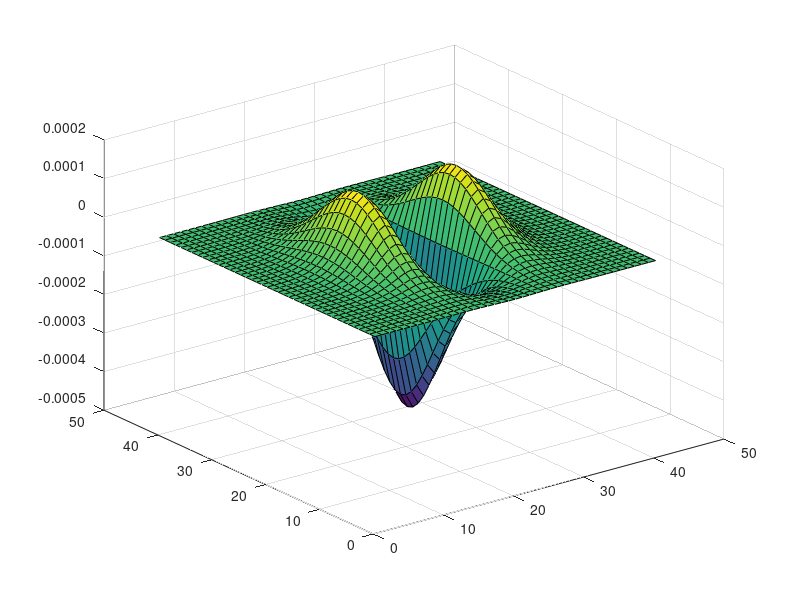

Write MATLAB code to recreate this figure. (Note: this script raises an error after producing the figure.)
%% 
% a) Choose sigma=4 and filter size = [6sig+1,6sig+1]. Since we need to rotate 
% the filter in part c, we generate a filter of larger size [10sig+1,10sig+1]. 
% This ensures that the rotated filters in c are of size [6sig+1,6sig+1] and have 
% valid values everywhere.

sig = 4;
n = 10*sig+1;
% generate 1D Gaussian
G = exp(-(-(n-1)/2:(n-1)/2).^2/(2*sig*sig));
% normalize 1D Gaussion
G = G/sum(G); 
% take second derivatives of the 1D Gaussian in the x-direction
Gxx = conv(G,[1,-2,1],"same"); 
% construct filter by repeat Gxx n times
F = repmat(Gxx, n, 1);
% show images
imagesc(F); colormap(gray); colorbar
surf((-(n-1)/2:(n-1)/2), (-(n-1)/2:(n-1)/2), F)
colormap("default")
%% 
% 
% 
% b) Choose sigma_y=6 (>4). Multiply entries of the above filter by a normalized 
% 1D Gaussian in the  y-direction with sigma_y

sig_y = 6;
G2 = exp(-(-(n-1)/2:(n-1)/2).^2/(2 *sig_y*sig_y));
G2 = G2/sum(G2);
F2 = diag(G2)*F;
imagesc(F2); colormap(gray); colorbar
surf(F2); colormap("default")
%% 
% c) I write the routine to create a rotated filter of size [6sig+1,6sig+1] 
% as a function "rotate", which acceptes four inputs--theta, filter width after 
% rotation, filter width before rotation and the original filter. It is defined 
% at the end.

% the 4 rotated filters have width 6sig+1
m = 6*sig+1;

% rotate by 0 degree
F2_rot0 = rotate(0,m,n,F2);
imagesc(F2_rot0); colormap(gray); colorbar
surf(F2_rot0); colormap("default")

% rotate by 45 degree
F2_rot45 = rotate(45,m,n,F2);
imagesc(F2_rot45); colormap(gray); colorbar
surf(F2_rot45); colormap("default")

% rotate by 90 degree
F2_rot90 = rotate(90,m,n,F2);
imagesc(F2_rot90); colormap(gray); colorbar
surf(F2_rot90); colormap("default")

% rotate by 135 degree
F2_rot135 = rotate(135,m,n,F2);
imagesc(F2_rot135); colormap(gray); colorbar
surf(F2_rot135); colormap("default")
%% 
% 
% 
% d) First filter the image with 4 rotated filters(0,45,90,135-degrees rotation). 
% 
% Second,  find the pixels at which there is a zero crossing in either the x 
% or y or  diagonal directions by comparing neighboring pixels and see where the 
% values have different sign.
% 
% At last I compose the 4 sets of egdes into one image.

% filter the image with 4 rotated filters and show the results
I = rgb2gray(imread('./skyscrapers.jpg'));

Ie_rot0 = conv2(I,F2_rot0,'valid');
imagesc(Ie_rot0); colormap(gray); colorbar

Ie_rot45 = conv2(I,F2_rot45,'valid');
imagesc(Ie_rot45); colormap(gray); colorbar

Ie_rot90 = conv2(I,F2_rot90,'valid');
imagesc(Ie_rot90); colormap(gray); colorbar

Ie_rot135 = conv2(I,F2_rot135,'valid');
imagesc(Ie_rot135); colormap(gray); colorbar

% find zero crossings for filter_rot0
zc_0 = (Ie_rot0 .* circshift(Ie_rot0,1,2) <= 0) | (Ie_rot0 .* circshift(Ie_rot0,1,1) <= 0) | (Ie_rot0 .* circshift(Ie_rot0,[1,1]) <= 0) | (Ie_rot0 .* circshift(Ie_rot0,[1,-1]) <= 0);
imshow(zc_0);

% find zero crossings for filter_rot45
zc_45 = (Ie_rot45 .* circshift(Ie_rot45,1,2) <= 0) | (Ie_rot45 .* circshift(Ie_rot45,1,1) <= 0) | (Ie_rot45 .* circshift(Ie_rot45,[1,1]) <= 0) | (Ie_rot45 .* circshift(Ie_rot45,[1,-1]) <= 0);
imshow(zc_45); colormap([0,0,0; 0,1,0])

% find zero crossings for filter_rot90
zc_90 = (Ie_rot90 .* circshift(Ie_rot90,1,2) <= 0) | (Ie_rot90 .* circshift(Ie_rot90,1,1) <= 0) | (Ie_rot90 .* circshift(Ie_rot90,[1,1]) <= 0) | (Ie_rot90 .* circshift(Ie_rot90,[1,-1]) <= 0);
imshow(zc_90); colormap([0,0,0; 1,0,0])

% find zero crossings for filter_rot135
zc_135 = (Ie_rot135 .* circshift(Ie_rot135,1,2) <= 0) | (Ie_rot135 .* circshift(Ie_rot135,1,1) <= 0) | (Ie_rot135 .* circshift(Ie_rot135,[1,1]) <= 0) | (Ie_rot135 .* circshift(Ie_rot135,[1,-1]) <= 0);
imshow(zc_135); colormap([0,0,0; 0,0,1])

% a composite of 4 sets of zero-crossings
zc = imfuse(zc_135, imfuse(zc_90, imfuse(zc_0,zc_45)));
imshow(zc);
%% 
% 
% 
% e) Generate a Laplacian of a Gaussian filter with sigma=6 and width=40 (40 
% is the width after rotation, so I generate a larger filter with width 57). Rotate 
% the filter by degree of 0,45,90 and 135, filter the image with the rotated filters, 
% and find zero-crossings respectively.
% 
% As the edge images shown, results in d) are quite different, edges in the 
% direction of the filter rotation are detected most since the filter we designed 
% is oriented. In comparasion, results in e) are quite similar. This somehow proves 
% that the Laplacian is rotation invariant.

% generate the LoG filter 
Log = fspecial('log',57,6);
imagesc(Log); colormap(gray); colorbar

% rotate LoG filter by 0 degree and find zero-crossings
Log_rot0 = rotate(0,40,57,Log);
Ie_log0 = conv2(I,Log_rot0,'valid');
zc_0 = (Ie_log0 .* circshift(Ie_log0,1,2) <= 0) | (Ie_log0 .* circshift(Ie_log0,1,1) <= 0) | (Ie_log0 .* circshift(Ie_log0,[1,1]) <= 0) | (Ie_log0 .* circshift(Ie_log0,[1,-1]) <= 0);
imshow(zc_0);

% rotate LoG filter by 45 degree and find zero-crossings
Log_rot45 = rotate(45,40,57,Log);
Ie_log45 = conv2(I,Log_rot45,'valid');
zc_45 = (Ie_log45 .* circshift(Ie_log45,1,2) <= 0) | (Ie_log45 .* circshift(Ie_log45,1,1) <= 0) | (Ie_log45 .* circshift(Ie_log45,[1,1]) <= 0) | (Ie_log45 .* circshift(Ie_log45,[1,-1]) <= 0);
imshow(zc_45); colormap([0,0,0; 0,1,0])

% rotate LoG filter by 90 degree and find zero-crossings
Log_rot90 = rotate(90,40,57,Log);
Ie_log90 = conv2(I,Log_rot90,'valid');
zc_90 = (Ie_log90 .* circshift(Ie_log90,1,2) <= 0) | (Ie_log90 .* circshift(Ie_log90,1,1) <= 0) | (Ie_log90 .* circshift(Ie_log90,[1,1]) <= 0) | (Ie_log90 .* circshift(Ie_log90,[1,-1]) <= 0);
imshow(zc_90); colormap([0,0,0; 1,0,0])

% rotate LoG filter 135 degree and find zero-crossings
Log_rot135 = rotate(135,40,57,Log);
Ie_log135 = conv2(I,Log_rot135,'valid');
zc_135 = (Ie_log135 .* circshift(Ie_log135,1,2) <= 0) | (Ie_log135 .* circshift(Ie_log135,1,1) <= 0) | (Ie_log135 .* circshift(Ie_log135,[1,1]) <= 0) | (Ie_log135 .* circshift(Ie_log135,[1,-1]) <= 0);
imshow(zc_135); colormap([0,0,0; 0,0,1])

% a composite of the 4 sets of zero crossings
zc = imfuse(zc_135, imfuse(zc_90, imfuse(zc_45,zc_0)));
imshow(zc);
%% 
% 
% 
% A function defined to rotate a 2D filter. 
% 
% Inputs: theta-rotation degree, n-filter width after rotation, n1-filter width 
% before rotation, F-the filter to be rotated

function rotated_F = rotate(theta,n,n1,F)  
    rotated_F = zeros(n,n);
    for i = 1:n
        for j = 1:n
            % put the rotated filter matrix in the standard coordinate system such
            % that the center of the matrix is at (0,0)
            % (x,y) represents coordinates of rotated_F[i,j]
            x = i-(n+1)/2;
            y = j-(n+1)/2;
            % (x1,y1) is where (x,y) is before roatation
            x1 = x*cosd(-theta) - y*sind(-theta);
            y1 = y*cosd(-theta) + x*sind(-theta);
            % round (x1,y1) and move it back since index are positive integers
            i1 = round(x1+(n1+1)/2);
            j1 = round(y1+(n1+1)/2);
            % copy the value from F[i1,j1] to rotated_F[i,j]
            % i.e. form (x1,y1) to (x,y)
            rotated_F(i,j) = F(i1,j1);
        end
    end
end
%% 
%